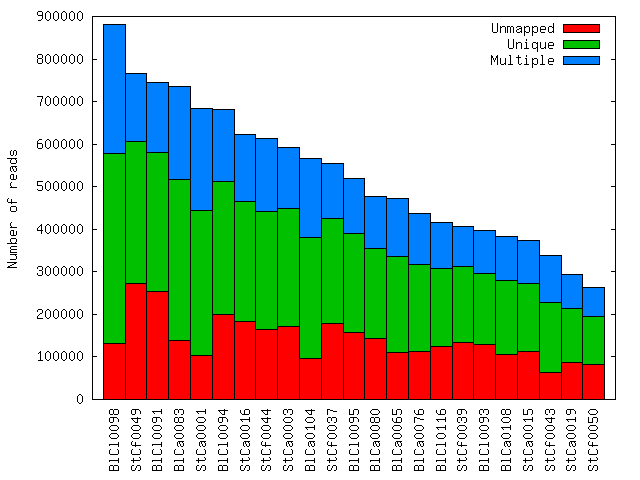

Recreate this plot in gnuplot.
set terminal png large
set output 'summary_se.png'
set style data histograms
set style histogram rowstacked
set style fill solid 1.0 border -1
set ylabel "Number of reads"
set bmargin 5
set xtics nomirror rotate by 45 right

plot 'summary_se.txt' using 3 t "Unmapped", '' using 4 t "Unique", '' using 5:xtic(1) t "Multiple"
